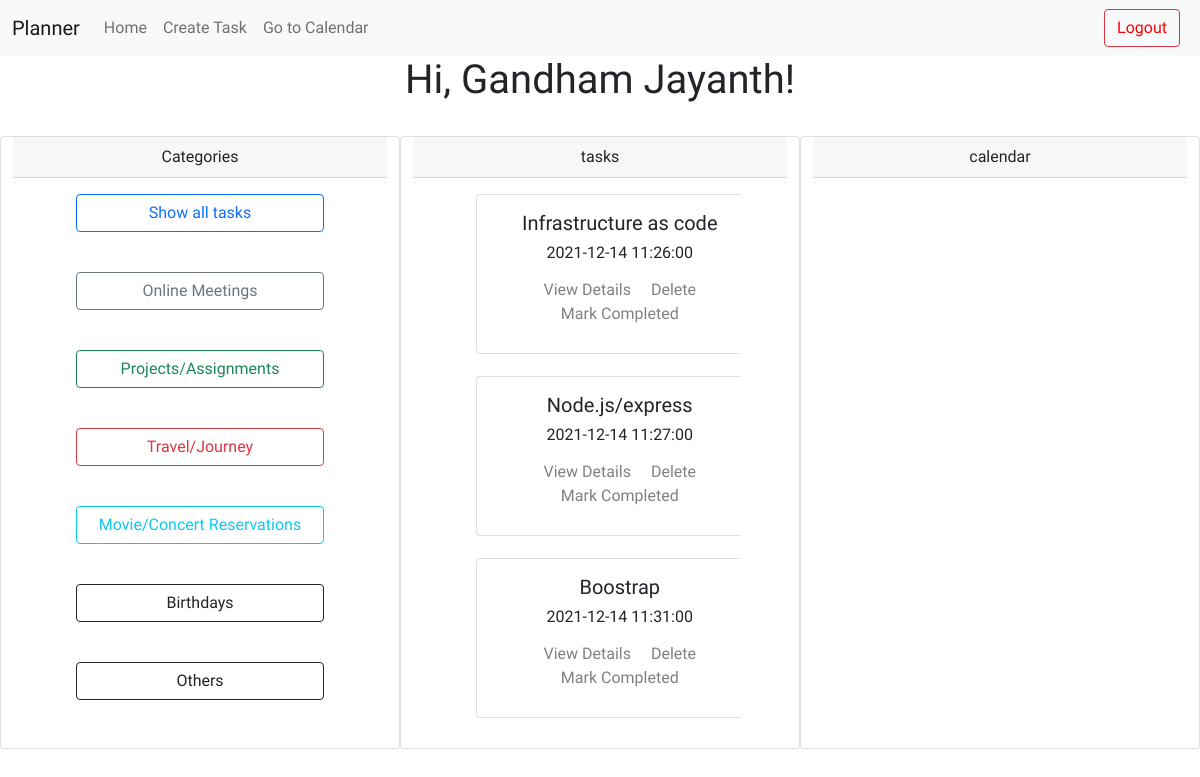
Before: /index (signed in) with the older database file.
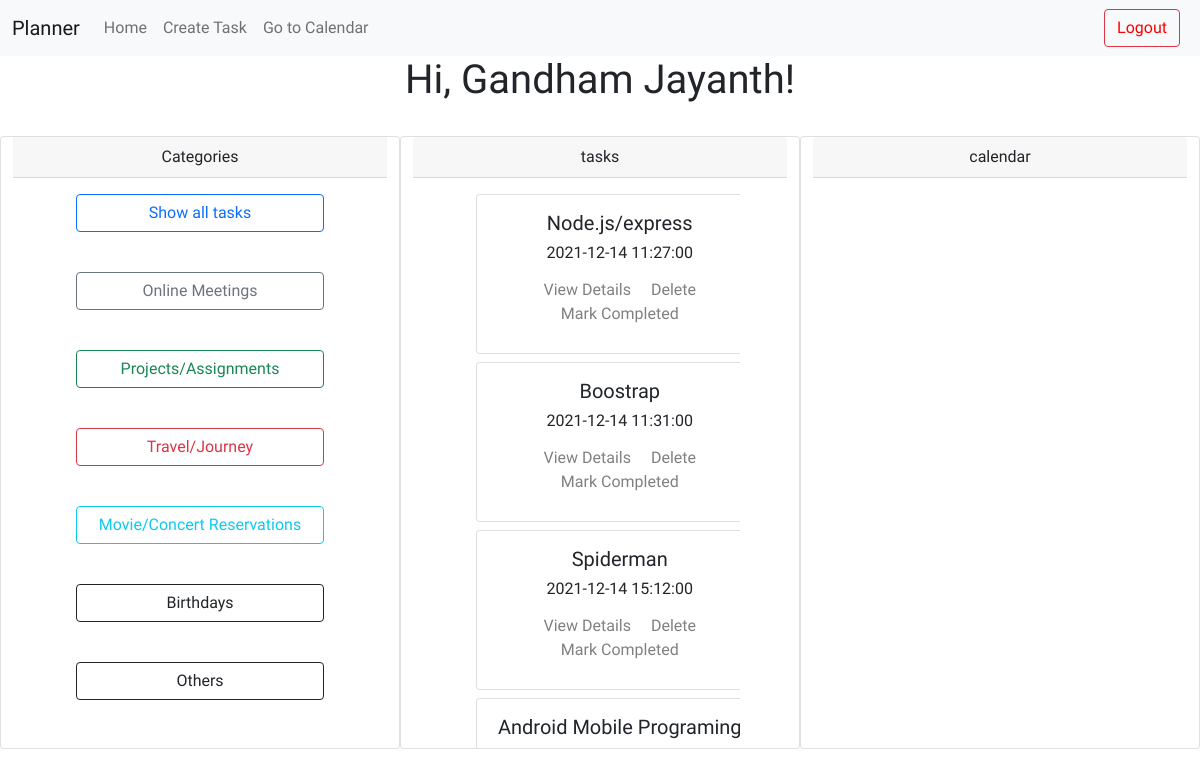
After: the same page with the newer database file.
### DBHandler/models.py (models this page shows, shortened)
class User(UserMixin, db.Model):
    id = db.Column(db.Integer, primary_key=True)
    username = db.Column(db.String(64), index=True, unique=True)
    first_name = db.Column(db.String(64))
    last_name = db.Column(db.String(64))
    email = db.Column(db.String(120), index=True, unique=True)
    password_hash = db.Column(db.String(128))
    tasks = db.relationship('Task', backref='creator', lazy='dynamic')
    def allTask(self):
        own = Task.query.filter_by(user_id = self.id)
        return own

class Task(db.Model):
    id = db.Column(db.Integer, primary_key=True)
    title = db.Column(db.String(150))
    timestamp = db.Column(db.DateTime, index=True, default=datetime.utcnow)
    user_id = db.Column(db.Integer, db.ForeignKey('user.id'))
    task_type = db.Column(db.String(5))
    online = db.relationship('Online_meetings',backref = 'parent1', lazy = 'dynamic')
    deadline = db.relationship('Deadlines',backref = 'parent2', lazy = 'dynamic')
    travel = db.relationship('Travel',backref = 'parent3', lazy = 'dynamic')
    birthday = db.relationship('Birthday',backref = 'parent4', lazy = 'dynamic')
    general = db.relationship('General',backref = 'parent5', lazy = 'dynamic')
    movie = db.relationship('Movie',backref = 'parent6', lazy = 'dynamic')

### Backend/routes.py (the view, shortened to what this page needs)
@app.route('/', methods=['GET', 'POST'])
@app.route('/index', methods=['GET', 'POST'])
@login_required
def index():
    tasks = User.allTask(current_user)
    form = TaskFilterForm()
    return render_template('index.html', title='Home', tasks=tasks, form=form)

### Backend/forms.py
class TaskFilterForm(FlaskForm):
    onlme = SubmitField('Online Meetings')
    projs = SubmitField('Projects/Assignments')
    travl = SubmitField('Travel/Journey')
    movie = SubmitField('Movie/Concert Reservations')
    birth = SubmitField('Birthdays')
    gentk = SubmitField('Others')
    index = SubmitField('Show all tasks')

### DBHandler/models.py (called while the page is built)
@login.user_loader
def load_user(id):
    return User.query.get(int(id))

### Backend/templates/index.html (shortened to what this page needs)
{% extends "base.html" %}
{% block content %}
    <h1>Hi, {{ current_user.first_name }} {{ current_user.last_name }}!</h1>
   <div class="container-fluid">
       <div class="row">
    <div class="col-lg-4 card">
    <form action="" method="post" novalidate>
        <div class="card-header">
            Categories
          </div>
        <div class="card-body d-grid gap-2 col-9 mx-auto">
            {{ form.index(class="btn btn-outline-primary") }}<br>
            {{ form.onlme(class="btn btn-outline-secondary") }}<br>
            {{ form.projs(class="btn btn-outline-success") }}<br>
            {{ form.travl(class="btn btn-outline-danger") }}<br>
            {{ form.movie(class="btn btn-outline-info") }}<br>
            {{ form.birth(class="btn btn-outline-dark") }}<br>
            {{ form.gentk(class="btn btn-outline-dark") }}<br>
    </div>
    </form>
</div>
<div class="col-lg-4 card overflow-hidden flex-wrap" >
    <div class="card-header">
        tasks
    </div>
    <div class="wrapper card-body d-grid gap-2 col-9 mx-auto ">
    {% for task in tasks %}
        {% include '_task.html' %}
    {% endfor %}
</div>
</div>
    <div class="col-lg-4 card">
        <div class="card-header">
            calendar
        </div>
    </div>
</div>
</div>
{% endblock %}

### Backend/templates/base.html (shortened to what this page needs)
<!doctype html>
<html>
    <head>
        <link rel="stylesheet" href="https://cdn.jsdelivr.net/npm/fullcalendar@5.10.1/main.min.css">
        <link href="https://cdn.jsdelivr.net/npm/bootstrap@5.1.3/dist/css/bootstrap.min.css" rel="stylesheet">
    </head>
    <body>
        <div >
            <div >
            <nav class="navbar navbar-expand-lg navbar-light bg-light">
                <div class="container-fluid">
                  <a class="navbar-brand" href="{{ url_for('index') }}">Planner</a>
                  <div class="collapse navbar-collapse" id="navbarSupportedContent">
                    <ul class="navbar-nav me-auto mb-2 mb-lg-0">
                      <li class="nav-item">
                        <a class="nav-link" aria-current="page" href="{{ url_for('index') }}">Home</a>
            {% if current_user.is_anonymous %}
            </li>
            <li class="nav-item">
                <a class="nav-link" aria-current="page" href="{{ url_for('login') }}">Login</a>
            {% else %}
              </li>
                      <li class="nav-item">
                        <a class="nav-link" aria-current="page" href="{{ url_for('create_task') }}">Create Task</a>
                      </li>
                      <li class="nav-item">
                        <a class="nav-link" aria-current="page" href="{{ url_for('calendar') }}">Go to Calendar</a>
                      </li>
                    </ul>
                    <li class="logout  d-flex">
                      <button class="btn btn-outline-danger me-2 float-end" type="button"><a class="logout"  aria-current="page" href="{{ url_for('logout') }}">Logout</a></button>
                </li>
                {% endif %}
                  </div>
                </div>
              </nav>
        </div>
        {% block content %}{% endblock %}
  </body>
</html>

### Backend/templates/_task.html (shortened to what this page needs)
<div class="card item" style="width: 18rem; height: 10rem;">
    <div class="card-body">
      <h5 class="card-title">{{ task.title }}</h5>
      <h6>{{ task.timestamp }}</h6>
        <a href="{{ url_for('fullview', task_id=task.id) }}" class="card-link">View Details</a>
        <a href="{{ url_for('delete_task', id=task.id) }}" class="card-link">Delete</a>
        <br>
        <a href="{{ url_for('delete_task', id=task.id) }}" class="card-link">Mark Completed</a>
    </div>
  </div>

### Backend/templates/base.html (style rules this page uses)
body { text-align:center; font-family: 'Comfortaa', cursive; }
a { text-decoration:none; color:grey; }
a.logout { text-decoration: none; text-decoration-color: none; color:red; }
.wrapper { height: 110px; overflow-x: hidden; overflow-y: auto; text-align:center; }

Changed rows visible on the page:
removed Task: title "Infrastructure as code", timestamp "2021-12-14 11:26:00"
added Task: title "Spiderman", timestamp "2021-12-14 15:12:00"
added Task: title "Android Mobile Programing"
